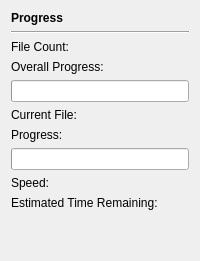
           <widget class="QWidget" name="m_ProgressTab">
            <attribute name="title">
             <string>Progress</string>
            </attribute>
            <layout class="QVBoxLayout" name="verticalLayout">
             <item>
              <widget class="QLabel" name="m_ProgressTabTitle">
               <property name="text">
                <string>&lt;b&gt;Progress&lt;/b&gt;</string>
               </property>
              </widget>
             </item>
             <item>
              <widget class="Line" name="line">
               <property name="orientation">
                <enum>Qt::Horizontal</enum>
               </property>
              </widget>
             </item>
             <item>
              <widget class="QLabel" name="m_FileCountLabel">
               <property name="text">
                <string>File Count:</string>
               </property>
              </widget>
             </item>
             <item>
              <widget class="QLabel" name="m_OverallProgressLabel">
               <property name="text">
                <string>Overall Progress:</string>
               </property>
              </widget>
             </item>
             <item>
              <widget class="QProgressBar" name="m_ProgressBarOverall">
               <property name="value">
                <number>0</number>
               </property>
               <property name="format">
                <string/>
               </property>
              </widget>
             </item>
             <item>
              <widget class="QLabel" name="m_CurrentFilenameLabel">
               <property name="text">
                <string>Current File:</string>
               </property>
               <property name="wordWrap">
                <bool>true</bool>
               </property>
              </widget>
             </item>
             <item>
              <widget class="QLabel" name="m_CurrentProgressLabel">
               <property name="text">
                <string>Progress:</string>
               </property>
              </widget>
             </item>
             <item>
              <widget class="QProgressBar" name="m_ProgressBarCurrent">
               <property name="value">
                <number>0</number>
               </property>
               <property name="format">
                <string/>
               </property>
              </widget>
             </item>
             <item>
              <widget class="QLabel" name="m_SpeedLabel">
               <property name="text">
                <string>Speed:</string>
               </property>
              </widget>
             </item>
             <item>
              <widget class="QLabel" name="m_EstimatedTimeLabel">
               <property name="text">
                <string>Estimated Time Remaining:</string>
               </property>
              </widget>
             </item>
             <item>
              <spacer name="verticalSpacer">
               <property name="orientation">
                <enum>Qt::Vertical</enum>
               </property>
               <property name="sizeHint" stdset="0">
                <size>
                 <width>20</width>
                 <height>40</height>
                </size>
               </property>
              </spacer>
             </item>
            </layout>
           </widget>
